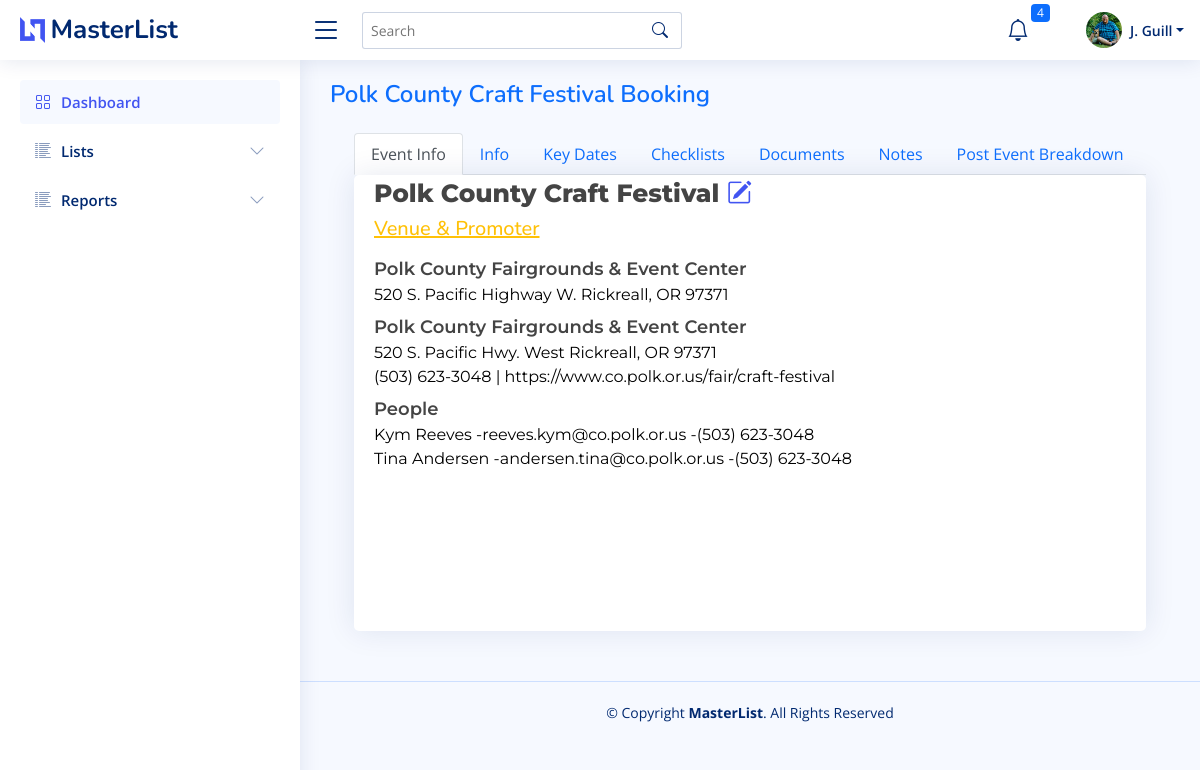
The app's page /booking/36 (signed in) with its own data.
### bazaar/models.py (models this page shows, shortened)
class User(db.Model, UserMixin):
    id = db.Column(db.Integer, primary_key=True)
    firstname = db.Column(db.String(150))
    lastname = db.Column(db.String(150))
    company = db.Column(db.String(150))
    title = db.Column(db.String(50))
    aboutme = db.Column(db.Text)
    address = db.Column(db.String(150))
    city = db.Column(db.String(150))
    state = db.Column(db.String(2))
    postalcode = db.Column(db.String(20))
    phone = db.Column(db.String(20))
    email = db.Column(db.String(150), unique=True)
    dob = db.Column(db.Date)
    avatar_filename = db.Column(db.Text)
    avatar_url = db.Column(db.String(250))
    twitter = db.Column(db.String(255))
    instagram = db.Column(db.String(255))
    facebook = db.Column(db.String(255))
    linkedin = db.Column(db.String(255))
    username = db.Column(db.String(150), unique=True)
    password = db.Column(db.String(150))
    date_created = db.Column(db.DateTime(timezone=True), server_default=func.now())
    def fullname(self):
        return self.firstname + " " + self.lastname

class MasterList(db.Model):
    id = db.Column(db.Integer, primary_key=True)
    event_name = db.Column(db.String(150))
    january = db.Column(db.Boolean, default=False)
    february = db.Column(db.Boolean, default=False)
    march = db.Column(db.Boolean, default=False)
    april = db.Column(db.Boolean, default=False)
    may = db.Column(db.Boolean, default=False)
    june = db.Column(db.Boolean, default=False)
    july = db.Column(db.Boolean, default=False)
    august = db.Column(db.Boolean, default=False)
    september = db.Column(db.Boolean, default=False)
    october = db.Column(db.Boolean, default=False)
    november = db.Column(db.Boolean, default=False)
    december = db.Column(db.Boolean, default=False)
    first = db.Column(db.Boolean, default=True)
    second = db.Column(db.Boolean, default=True)
    third = db.Column(db.Boolean, default=True)
    fourth = db.Column(db.Boolean, default=True)
    last = db.Column(db.Boolean, default=True)
    friday = db.Column(db.Boolean, default=False)
    saturday = db.Column(db.Boolean, default=False)
    sunday = db.Column(db.Boolean, default=False)
    monday = db.Column(db.Boolean, default=False)
    tuesday = db.Column(db.Boolean, default=False)
    wednesday = db.Column(db.Boolean, default=False)
    thursday = db.Column(db.Boolean, default=False)
    updated = db.Column(db.Date)
    imagesrc = db.Column(db.Text)
    attendance = db.Column(db.Integer)
    exibitors = db.Column(db.Integer)
    website = db.Column(db.Text)
    dates_text = db.Column(db.Text)
    type_bazaar = db.Column(db.Boolean, default=False)
    type_holiday = db.Column(db.Boolean, default=False)
    type_art = db.Column(db.Boolean, default=False)
    type_festival = db.Column(db.Boolean, default=False)
    type_flea = db.Column(db.Boolean, default=False)
    type_health = db.Column(db.Boolean, default=False)
    type_market = db.Column(db.Boolean, default=False)
    date_created = db.Column(db.DateTime(timezone=True), server_default=func.now())
    date_updated = db.Column(db.DateTime(timezone=True), onupdate=func.now())
    venuefk = db.Column(db.Integer, db.ForeignKey('venue.id'))
    promoterfk = db.Column(db.Integer, db.ForeignKey('promoter.id'))
    venue = db.relationship("Venue", backref=backref("venue", uselist=False))
    promoter = db.relationship("Promoter", backref=backref("promoter", uselist=False))
    notes = db.relationship("Notes", backref=backref("notes", uselist=False))

class Venue(db.Model):
    id = db.Column(db.Integer, primary_key=True)
    name = db.Column(db.String(255))
    address = db.Column(db.String(255))
    city = db.Column(db.String(100))
    state = db.Column(db.String(50))
    zipcode = db.Column(db.String(20))
    phone = db.Column(db.String(20))
    website = db.Column(db.String(255))
    date_created = db.Column(db.DateTime(timezone=True), server_default=func.now())
    date_updated = db.Column(db.DateTime(timezone=True), onupdate=func.now())
    venue_event = db.relationship("MasterList", backref=backref("masterlist", uselist=False))

class Promoter(db.Model):
    id = db.Column(db.Integer, primary_key=True)
    name = db.Column(db.String(255))
    address = db.Column(db.String(255))
    city = db.Column(db.String(100))
    state = db.Column(db.String(50))
    zipcode = db.Column(db.String(20))
    phone = db.Column(db.String(20))
    website = db.Column(db.String(255))
    date_created = db.Column(db.DateTime(timezone=True), server_default=func.now())
    date_updated = db.Column(db.DateTime(timezone=True), onupdate=func.now())
    people = db.relationship("People", backref=backref("promoter_people", uselist=False))

class People(db.Model):
    id = db.Column(db.Integer, primary_key=True)
    name = db.Column(db.String(255))
    title = db.Column(db.String(50))
    phone = db.Column(db.String(20))
    fax = db.Column(db.String(20))
    email = db.Column(db.String(255))
    promoterfk = db.Column(db.Integer, db.ForeignKey('promoter.id'))
    venuefk = db.Column(db.Integer, db.ForeignKey('venue.id'))
    venue = db.relationship("Venue", backref=backref("people_venue", uselist=False))
    promoter = db.relationship("Promoter", backref=backref("people_promoter", uselist=False))

### bazaar/templates/booking/booking.py (the view, shortened to what this page needs)
@booking.route("/<id>")
@login_required
def home(id):
    record = db.session.query(MasterList).filter(MasterList.id == id).first()
    path = check_make_dir(id)
    files = os.listdir(path)
    filedic = {}
    i = 0
    persons = db.session.query(People).filter(People.promoterfk == id).all()
    booking = db.session.query(Booking).filter(Booking.eventid == id).first()
    content = {"user": User, "record": record, "files": filedic,
               "persons": persons, "booking": booking, }
    return render_template("booking/booking_main.html", **content)

### bazaar/templates/booking/booking.py (called while the page is built)
def check_make_dir(id):
    path = "bazaar/templates/booking/uploads/" + id
    isExist = os.path.exists(path)
    if not isExist:
        os.makedirs(path)
    return path

### bazaar/templates/booking/booking_main.html (shortened to what this page needs)
{% extends "base/base.html" %}
{% block page_title %}
    <span class="text-primary text-capitalize">{{ record.event_name }} Booking</span>
{% endblock page_title %}
{% block stylesheets %}
    <link rel="stylesheet" type="text/css" href="https://cdn.datatables.net/1.10.13/css/dataTables.bootstrap.min.css">
{% endblock stylesheets %}
{% block main_content %}
    <section class="section">
        <div class="m-4">
            <ul class="nav nav-tabs" id="myTab">
                <li class="nav-item">
                    <a href="#event-info" class="nav-link active" data-bs-toggle="pill">Event Info</a>
                </li>
                <li class="nav-item">
                    <a href="#info" class="nav-link" data-bs-toggle="pill">Info</a>
                </li>
                <li class="nav-item">
                    <a href="#key-dates" class="nav-link" data-bs-toggle="tab">Key Dates</a>
                </li>
                <li class="nav-item">
                    <a href="#checklists" class="nav-link" data-bs-toggle="tab">Checklists</a>
                </li>
                <li class="nav-item">
                    <a href="#documents" class="nav-link" data-bs-toggle="tab">Documents</a>
                </li>
                <li class="nav-item">
                    <a href="#notes" class="nav-link" data-bs-toggle="tab">Notes</a>
                </li>
                <li class="nav-item">
                    <a href="#breakdown" class="nav-link" data-bs-toggle="tab">Post Event Breakdown</a>
                </li>
            </ul>
            <div class="tab-content">
                <div class="tab-pane fade show active" id="event-info">
                    <div class="card" style="width: 100%; height: 57vh">
                        <div class="card-body">
                            <div class="vpe-event-head">{{ record.event_name }} <a
                                    href="{{ url_for('masterlist.edit_single', id=record.id) }}"> <i
                                    class="bi bi-pencil-square"></i></a>
                            </div>
                            <h5 class="text-warning text-decoration-underline">Venue &
                                Promoter</h5>
                            <div class="vpe-venue-head">{{ record.venue.name }} </div>
                            <div class="vpe-body">
                                {% if record.venue.address != None %}
                                    {{ record.venue.address }} {{ record.venue.city }}, {{ record.venue.state }}
                                    {{ record.venue.zipcode }}<br>
                                {% endif %}
                            </div>
                            <div class="vpe-venue-head">{{ record.promoter.name }}</div>
                            <div class="vpe-body">
                                {% if record.promoter.address != None %}
                                    {{ record.promoter.address }} {{ record.promoter.city }},
                                    {{ record.promoter.state }}
                                    {{ record.promoter.zipcode }}<br>
                                {% endif %}
                                {% if record.promoter.phone != None %}
                                    {{ record.promoter.phone }}
                                {% endif %}
                                {% if record.promoter.website != None %}
                                    | {{ record.promoter.website }}
                                {% endif %}
                            </div>
                            <div class="vpe-venue-head">People</div>
                            <div class="vpe-body">
                                {% for person in persons %}
                                    {{ person.name }}
                                    {% if person.email != None %}
                                        -<a class="vpe-body"
                                            href="mailto:{{ person.email }}">{{ person.email }}</a>
                                    {% endif %}
                                    {% if person.phone != None %}
                                        -<a class="vpe-body"
                                            href="tel:{{ person.phone }}">{{ person.phone }}</a>
                                    {% endif %}
                                    <br>
                                {% endfor %}
                            </div>
                        </div>
                    </div>
                </div>
            </div>
        </div>
    </section>
{% endblock main_content %}

### bazaar/templates/base/header.html (shortened to what this page needs)
<header id="header" class="header fixed-top d-flex align-items-center">
    <div class="d-flex align-items-center justify-content-between">
        <a href="{{ url_for('base.home') }}" class="logo d-flex align-items-center">
            <img src="{{ url_for('static',filename='img/logo.png') }}" alt="">
            <span class="d-none d-lg-block">MasterList</span>
        </a>
        <i class="bi bi-list toggle-sidebar-btn"></i>
    </div>
    <div class="search-bar">
        <form class="search-form d-flex align-items-center" method="POST" action="#">
            <input type="text" name="query" placeholder="Search" title="Enter search keyword">
            <button type="submit" title="Search"><i class="bi bi-search"></i></button>
        </form>
    </div>
    <nav class="header-nav ms-auto">
        <ul class="d-flex align-items-center">
            <li class="nav-item dropdown">
                <a class="nav-link nav-icon" href="#" data-bs-toggle="dropdown">
                    <i class="bi bi-bell"></i>
                    <span class="badge bg-primary badge-number">4</span>
                </a>
            </li>
            <li class="nav-item dropdown pe-3">
                <a class="nav-link nav-profile d-flex align-items-center pe-0" href="#" data-bs-toggle="dropdown">
                    <img src="{{ url_for('static',filename='img/avatar/'+current_user.avatar_filename) }}" alt="Profile"
                         class="rounded-circle">
                    <span class="d-none d-md-block dropdown-toggle ps-2">{{ current_user.firstname[0].upper() }}. {{ current_user.lastname.title() }}</span>
                </a>
            </li>
        </ul>
    </nav>
</header>

### bazaar/static/css/style.css (style rules this page uses)
:root { scroll-behavior: smooth; }
body { font-family: "Open Sans", sans-serif; background: #f6f9ff; color: #444444; }
a { color: #4154f1; text-decoration: none; }
h1, h2, h3, h4, h5, h6 { font-family: "Nunito", sans-serif; }
.card { margin-bottom: 30px; border: none; border-radius: 5px; box-shadow: 0px 0 30px rgba(1, 41, 112, 0.1); }
.card-body { padding: 0 20px 20px 20px; }
.vpe-event-head { font-family: 'Montserrat', sans-serif; font-weight: 800; font-size: 25px; padding-bottom: 5px; }
.vpe-venue-head { font-family: 'Montserrat', sans-serif; font-weight: 600; font-size: 18px; padding-top: 7px; }
.vpe-body { font-family: 'Montserrat', sans-serif; font-weight: 400; font-size: 16px; text-decoration: none; color: black; }
.logo { line-height: 1; }
@media (min-width: 1200px) { .logo { width: 280px; } }
.logo img { max-height: 26px; margin-right: 6px; }
.logo span { font-size: 26px; font-weight: 700; color: #012970; font-family: "Nunito", sans-serif; }
.header { transition: all 0.5s; z-index: 997; height: 60px; box-shadow: 0px 2px 20px rgba(1, 41, 112, 0.1); background-color: #fff; padding-left: 20px; }
.header .toggle-sidebar-btn { font-size: 32px; padding-left: 10px; cursor: pointer; color: #012970; }
.header .search-bar { min-width: 360px; padding: 0 20px; }
.header .search-form { width: 100%; }
.header .search-form input { border: 0; font-size: 14px; color: #012970; border: 1px solid rgba(1, 41, 112, 0.2); padding: 7px 38px 7px 8px; border-radius: 3px; transition: 0.3s; width: 100%; }
.header .search-form button { border: 0; padding: 0; margin-left: -30px; background: none; }
.header .search-form button i { color: #012970; }
.header-nav ul { list-style: none; }
.header-nav > ul { margin: 0; padding: 0; }
.header-nav .nav-icon { font-size: 22px; color: #012970; margin-right: 25px; position: relative; }
.header-nav .nav-profile { color: #012970; }
.header-nav .nav-profile img { max-height: 36px; }
.header-nav .nav-profile span { font-size: 14px; font-weight: 600; }
.header-nav .badge-number { position: absolute; inset: -2px -5px auto auto; font-weight: normal; font-size: 12px; padding: 3px 6px; }

### records on screen
User: avatar_filename (picture), firstname "J", lastname "Guill"
MasterList: event_name "Polk County Craft Festival"
Venue: venue.name "Polk County Fairgrounds & Event Center", venue.address "520 S. Pacific Highway W.", venue.city "Rickreall", venue.state "OR", venue.zipcode "97371"
Promoter: promoter.name "Polk County Fairgrounds & Event Center", promoter.address "520 S. Pacific Hwy. West", promoter.city "Rickreall", promoter.state "OR", promoter.zipcode "97371", promoter.phone "(503) 623-3048", promoter.website "https://www.co.polk.or.us/fair/craft-festival"
People: name "Kym Reeves", email "reeves.kym@co.polk.or.us", phone "(503) 623-3048"
People: name "Tina Andersen", email "andersen.tina@co.polk.or.us", phone "(503) 623-3048"
